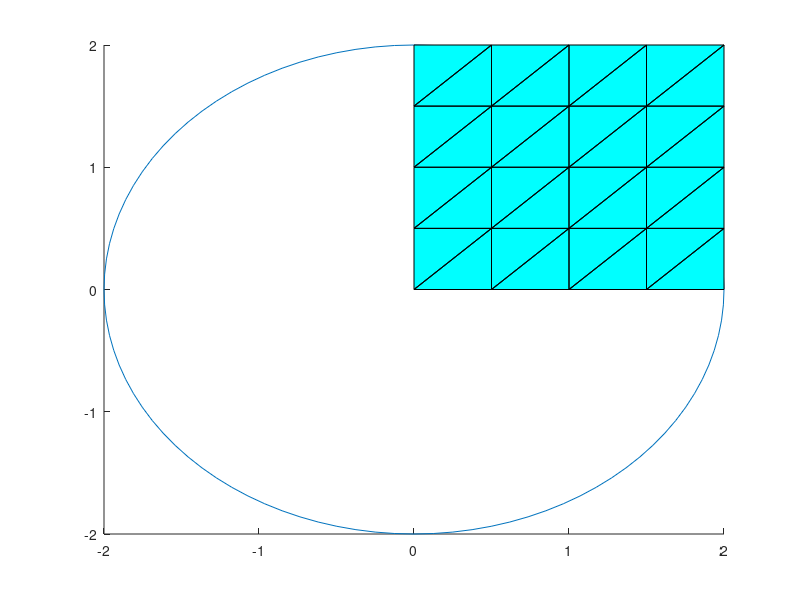

The MATLAB script that drew this image: (Note: this script raises an error after producing the figure.)
%{
    Emile Goulard
    uID: u1244855
    CS3200 - Assignment 7

    Summary:
        This code will recursively create a circular mesh using the divide
        and conquer algorithm. 

%}
function [] = main()
    hold all;
    clc;
    clear;
    close all;

% ---- Circle Data
    radius = 2;
    theta = 0:pi/50:2*pi;
    circleX = radius * cos(theta);
    circleY = radius * sin(theta);

% --- Square Data
    width = radius * 2;
    height = radius * 2;

    PointsInX = 3;
    PointsInY = 3;

    delta_x = width / (PointsInX - 1);
    delta_y = height / (PointsInY - 1);

    plot(circleX, circleY);
    
% ---- Define point data
    points = zeros(2, PointsInX * PointsInY);
    
    % Calculate the points in the square
    index = 0;
    for i=1:PointsInY
        y = (i - 1) * delta_y;
        for j=1:PointsInX
            x = (j - 1) * delta_x;
            index = index + 1;

            points(1, index) = x;
            points(2, index) = y;
        end
    end
    
    recursionLevel = 0;
    square = [[0,0]; [0,2]; [2,0]; [2,2]];
    recurse(square, PointsInX, PointsInY, recursionLevel);

% ---- Define mesh data
    numOfTriangles = zeros(3, 2 * (PointsInX-1) * (PointsInY-1));
    
    index = 0;
    for i=1:PointsInY-1
        
        for j=1:PointsInX-1
            squareP1 = j + (PointsInX * (i-1));
            squareP2 = squareP1 + 1;
            squareP3 = squareP2 + PointsInX;
            squareP4 = squareP1 + PointsInX;
            index = index + 1;
            numOfTriangles(:, index) = [squareP1, squareP3, squareP4];
       
            index = index + 1;
            numOfTriangles(:, index) = [squareP1, squareP2, squareP3];
        end
    end

end

function [] = recurse(square, PointsInX, PointsInY, depth)
    hold all;
    
    persistent totalPoints
    if isempty(totalPoints)
        totalPoints = zeros(2, 33*33);
    end

    persistent totalPointsIndex
    if isempty(totalPointsIndex)
        totalPointsIndex = 0;
    end

    if depth ~= 6
        radius = 2;

        minArea = 0.015625;

        testPoint1 = square(1,1)^2 + square(1,2)^2 - radius^2;
        testPoint2 = square(2,1)^2 + square(2,2)^2 - radius^2;
        testPoint3 = square(3,1)^2 + square(3,2)^2 - radius^2;
        testPoint4 = square(4,1)^2 + square(4,2)^2 - radius^2;
        
        % if all points are inside, keep square
        if testPoint1 < 0 && testPoint2 < 0 && testPoint3 < 0 && testPoint4 < 0
            for i=1:4
                totalPointsIndex = totalPointsIndex + 1;
                totalPoints(1, totalPointsIndex) = square(i,1);
                totalPoints(2, totalPointsIndex) = square(i,2);
            end
            return;
        end
    
        % if all points are outside, throw away square
        if testPoint1 > 0 && testPoint2 > 0 && testPoint3 > 0 && testPoint4 > 0
            return;
        end
        
        % If partially in square, recurse
        distance = sqrt((square(4,1)-square(1,1))^2 + (square(4,2)-square(1,2))^2);
        if distance > radius
            currentWidth = square(4,1)-square(1,1);
            currentHeight = square(4,2)-square(1,2);
            currentArea = currentWidth * currentHeight;
            
            if currentArea > minArea
                
                PointsInX = PointsInX * 2 - 1;
                PointsInY = PointsInY * 2 - 1;
    
                width = currentWidth;
                height = currentHeight;
                delta_x = width / (PointsInX - 1);
                delta_y = height / (PointsInY - 1);
               
                % ---- Define point data
                points = zeros(2, PointsInX * PointsInY);
                % Calculate the points in the square
                index = 0;
                for i=1:PointsInY
                    y = (i - 1) * delta_y;
                    for j=1:PointsInX
                        x = (j - 1) * delta_x;
                        index = index + 1;
            
                        points(1, index) = x;
                        points(2, index) = y;
                    end
                end
    
                % ---- Define mesh data
                numOfTriangles = zeros(3, 2 * (PointsInX-1) * (PointsInY-1));
                
                index = 0;
                for i=1:PointsInY-1
                    for j=1:PointsInX-1
                        squareP1 = j + (PointsInX * (i-1));
                        squareP2 = squareP1 + 1;
                        squareP3 = squareP2 + PointsInX;
                        squareP4 = squareP1 + PointsInX;
                        index = index + 1;
                        numOfTriangles(:, index) = [squareP1, squareP3, squareP4];
                   
                        index = index + 1;
                        numOfTriangles(:, index) = [squareP1, squareP2, squareP3];
                    end
                end

                newSquare = [[square(1,1)/2, square(1,2)/2]; [square(2,1)/2, square(2,2)/2]; [square(3,1)/2, square(3,2)/2]; [square(4,1)/2, square(4,2)/2]];
                recurse(newSquare, PointsInX, PointsInY, depth);

                %Plot mesh
                patch('faces', numOfTriangles','vertices', points', 'facecolor', 'c', 'edgecolor', 'k');
                triplot(points(1, :), points(2, :));
            end

        end

    end

    return;
    
end